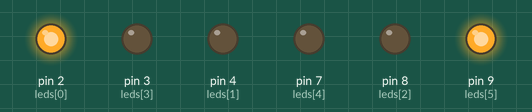
Recording of a sketch running on a simulated Arduino Uno, built with avr-gcc and run on an emulated ATmega328P. Parts: output pins drawn as LEDs (lit = HIGH).

Above: at 0.1 s.
At 3.6 s:
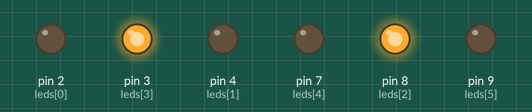
At 10.1 s:
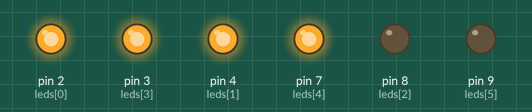
At 13.6 s:
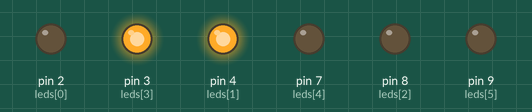
At 21.1 s:
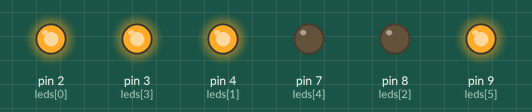
At 38.6 s:
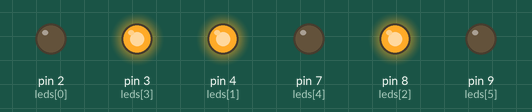
Timing chart, 0 to 40.0 s (numbered marks = the images above):
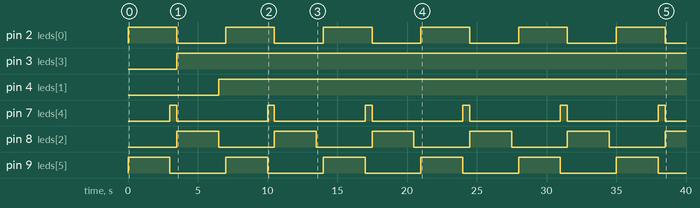

Measured:
- by itself, pin 2 (leds[0]): alternates HIGH for 3.5 s and LOW for 3.5 s
- by itself, pin 3 (leds[3]): LOW → HIGH at 3.5 s
- by itself, pin 4 (leds[1]): LOW → HIGH at 6.5 s
- by itself, pin 7 (leds[4]): alternates HIGH for 0.50 s and LOW for 6.5 s
- by itself, pin 8 (leds[2]), pin 9 (leds[5]): alternates HIGH for 3.0 s and LOW for 4.0 s

The sketch:

Cruce2Semaforos.ino
```cpp
/* Cruce de semáforos.
Se trata de un cruce de semáforos controlado por arduino, para ello utilizaremos en el primer
semáforo los pines 2(led rojo), 4 (led amarillo), 7 (led verde), en el segundo semáforo
utilizaremos los pines 3 (led rojo), 8 (led amarillo) y 9 (led verde).
La secuencia de funcionamiento debe ser : rojo 1 – verde 2 durante 3 segundos,
rojo 1 – amarillo 2 durante 500 ms, verde 1 – rojo 2 durante 3 segundos,
amarillo 1 - , rojo 2 durante 500 ms.*/
int leds[]={2,4,8,3,7,9};
int tiempo1=3000;
int tiempo2=500;
int n;
void setup() {
  for (n=0;n<6;n++) {
    pinMode (leds[n],OUTPUT);
  }
}
void loop () {
  digitalWrite (leds[0],HIGH);
  digitalWrite (leds[5],HIGH);
  delay (tiempo1);
  digitalWrite (leds[5],LOW);
  digitalWrite (leds[4],HIGH);
  delay (tiempo2);
  digitalWrite(leds[0],LOW);
  digitalWrite (leds[2],HIGH);
  digitalWrite (leds[4],LOW);
  digitalWrite (leds[3],HIGH);
  delay (tiempo1);
  digitalWrite (leds[2],LOW);
  digitalWrite(leds[1],HIGH);
  delay (tiempo2);
}
```
